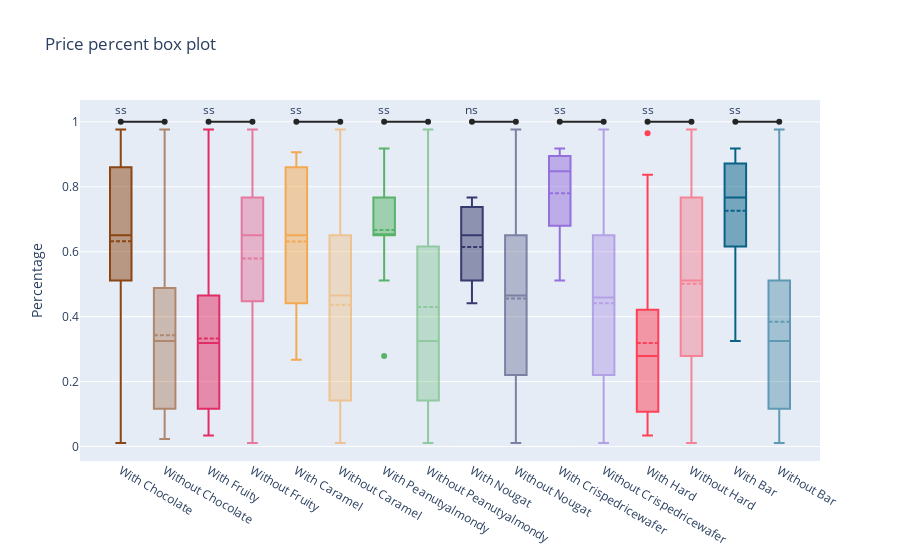

The notebook cell saved with this chart:
### Code cell
def price_ss():
    y = [df[df.chocolate == 1].pricepercent, df[df.chocolate == 0].pricepercent, df[df.fruity == 1].pricepercent, df[df.fruity == 0].pricepercent, df[df.caramel == 1].pricepercent, df[df.caramel == 0].pricepercent,
          df[df.peanutyalmondy == 1].pricepercent, df[df.peanutyalmondy == 0].pricepercent, df[df.nougat == 1].pricepercent, df[df.nougat == 0].pricepercent, df[df.crispedricewafer == 1].pricepercent, df[df.crispedricewafer == 0].pricepercent,
          df[df.hard == 1].pricepercent, df[df.hard == 0].pricepercent, df[df.bar == 1].pricepercent, df[df.bar == 0].pricepercent]
    trace0 = go.Box(
        boxmean=True,
        y=y[0],
        name='With Chocolate',
        marker=dict(
            color='#8b4513'
        )
    )
    trace1 = go.Box(
        boxmean=True,
        y=y[1],
        name='Without Chocolate',
        opacity=0.6,
        marker=dict(
            color='#8b4513'

        )
    )
    trace2 = go.Box(
        boxmean=True,
        y=y[2],
        name='With Fruity',
        marker=dict(
            color='#e42c64'
        )
    )
    trace3 = go.Box(
        boxmean=True,
        y=y[3],
        name='Without Fruity',
        opacity=0.6,
        marker=dict(
            color='#e42c64'
        )
    )
    trace4 = go.Box(
        boxmean=True,
        y=y[4],
        name='With Caramel',
        marker=dict(
            color='#f3a953'
        )
    )
    trace5 = go.Box(
        boxmean=True,
        y=y[5],
        name='Without Caramel',
        opacity=0.6,
        marker=dict(
            color='#f3a953'
        )
    )
    trace6 = go.Box(
        boxmean=True,
        y=y[6],
        name='With Peanutyalmondy',
        marker=dict(
            color='#58b368'
        )
    )
    trace7 = go.Box(
        boxmean=True,
        y=y[7],
        name='Without Peanutyalmondy',
        opacity=0.6,
        marker=dict(
            color='#58b368'
        )
    )
    trace8 = go.Box(
        boxmean=True,
        y=y[8],
        name='With Nougat',
        marker=dict(
            color='#373a6d'
        )
    )
    trace9 = go.Box(
        boxmean=True,
        y=y[9],
        name='Without Nougat',
        opacity=0.6,
        marker=dict(
            color='#373a6d'
        )
    )
    trace10 = go.Box(
        boxmean=True,
        y=y[10],
        name='With Crispedricewafer',
        marker=dict(
            color='#9370db'
        )
    )
    trace11 = go.Box(
        boxmean=True,
        y=y[11],
        name='Without Crispedricewafer',
        opacity=0.6,
        marker=dict(
            color='#9370db'
        )
    )
    trace12 = go.Box(
        boxmean=True,
        y=y[12],
        name='With Hard',
        marker=dict(
            color='#ff4057'
        )
    )
    trace13 = go.Box(
        boxmean=True,
        y=y[13],
        name='Without Hard',
        opacity=0.6,
        marker=dict(
            color='#ff4057'
        )
    )
    trace14 = go.Box(
        boxmean=True,
        y=y[14],
        name='With Bar',
        marker=dict(
            color='#096386'
        )
    )
    trace15 = go.Box(
        boxmean=True,
        y=y[15],
        name='Without Bar',
        opacity=0.6,
        marker=dict(
            color='#096386'
        )
    )
    trace16 = go.Scatter(
        x=['With Chocolate', 'Without Chocolate' ],
        y=[1,1],
        mode='lines+markers+text',
        text=[pricepercent_p_val[0]],
        textposition='top center',
        marker=dict(
            color='#252525'
        )
    )

    trace17 = go.Scatter(
    x=['With Fruity', 'Without Fruity' ],
    y=[1,1],
    mode='lines+markers+text',
    text=[pricepercent_p_val[1]],
    textposition='top center',

    marker=dict(
        color='#252525'
    )
    )
    trace18 = go.Scatter(
        x=['With Caramel', 'Without Caramel' ],
        y=[1,1],
        mode='lines+markers+text',
        text=[pricepercent_p_val[2]],
        textposition='top center',
            marker=dict(
            color='#252525'
        )
    )

    trace19 = go.Scatter(
    x=['With Peanutyalmondy', 'Without Peanutyalmondy' ],
    y=[1,1],
    mode='lines+markers+text',
    text=[pricepercent_p_val[3]],
    textposition='top center',

    marker=dict(
        color='#252525'
    )
    )
    trace20 = go.Scatter(
        x=['With Nougat', 'Without Nougat' ],
        y=[1,1],
        mode='lines+markers+text',
        text=[pricepercent_p_val[4]],
        textposition='top center',
        marker=dict(
            color='#252525'
        )
    )

    trace21 = go.Scatter(
    x=['With Crispedricewafer', 'Without Crispedricewafer' ],
    y=[1,1],
    mode='lines+markers+text',
    text=[pricepercent_p_val[5]],
    textposition='top center',

    marker=dict(
        color='#252525'
    )
    )
    trace22 = go.Scatter(
        x=['With Hard', 'Without Hard' ],
        y=[1,1],
        mode='lines+markers+text',
        text=[pricepercent_p_val[6]],
        textposition='top center',
        marker=dict(
            color='#252525'
        )
    )

    trace23 = go.Scatter(
    x=['With Bar', 'Without Bar' ],
    y=[1,1],
    mode='lines+markers+text',
    text=[pricepercent_p_val[7]],
    textposition='top center',
    marker=dict(
        color='#252525'

    )
    )

    data = [trace0, trace1, trace2, trace3, trace4, trace5, trace6, trace7, trace8, trace9, trace10, trace11, trace12, trace13, trace14, trace15, trace16, trace17, trace18, trace19, trace20, trace21, trace22, trace23]
    layout = go.Layout(
        showlegend=False,
        title='Price percent box plot',
        yaxis=dict(
            title='Percentage',
            zeroline=False

        )    
    )
    fig = go.Figure(data=data, layout=layout)
    return(fig)
py.offline.iplot(price_ss())

### Figure 1 — Plotly figure (JSON) as saved in the notebook; plotly's stock layout.template omitted (floating-point values rounded to 4 significant figures)
{"data": [{"boxmean": true, "marker": {"color": "#8b4513"}, "name": "With Chocolate", "type": "box", "y": [0.86, 0.511, 0.767, 0.767, 0.511, 0.093, 0.918, 0.918, 0.918, 0.511, 0.511, 0.651, 0.651, 0.511, 0.651, 0.441, 0.86, 0.86, 0.918, 0.767, 0.767, 0.651, 0.279, 0.651, 0.651, 0.651, 0.86, 0.081, 0.976, 0.651, 0.651, 0.325, 0.511, 0.011, 0.325, 0.906, 0.848]}, {"boxmean": true, "marker": {"color": "#8b4513"}, "name": "Without Chocolate", "opacity": 0.6, "type": "box", "y": [0.116, 0.511, 0.511, 0.511, 0.325, 0.325, 0.511, 0.325, 0.511, 0.034, 0.034, 0.325, 0.453, 0.465, 0.465, 0.465, 0.465, 0.511, 0.116, 0.104, 0.279, 0.325, 0.325, 0.976, 0.325, 0.767, 0.023, 0.837, 0.116, 0.965, 0.069, 0.279, 0.22, 0.22, 0.116, 0.116, 0.116, 0.22, 0.058, 0.767, 0.325, 0.116, 0.755, 0.255, 0.116, 0.116, 0.313, 0.267]}, {"boxmean": true, "marker": {"color": "#e42c64"}, "name": "With Fruity", "type": "box", "y": [0.511, 0.325, 0.511, 0.325, 0.511, 0.034, 0.034, 0.325, 0.453, 0.465, 0.465, 0.465, 0.511, 0.116, 0.104, 0.279, 0.325, 0.325, 0.976, 0.325, 0.837, 0.116, 0.965, 0.279, 0.22, 0.22, 0.116, 0.116, 0.116, 0.22, 0.058, 0.116, 0.755, 0.325, 0.255, 0.116, 0.116, 0.313]}, {"boxmean": true, "marker": {"color": "#e42c64"}, "name": "Without Fruity", "opacity": 0.6, "type": "box", "y": [0.86, 0.511, 0.116, 0.511, 0.767, 0.767, 0.511, 0.325, 0.511, 0.465, 0.093, 0.918, 0.918, 0.918, 0.511, 0.511, 0.651, 0.651, 0.511, 0.651, 0.441, 0.86, 0.86, 0.918, 0.767, 0.767, 0.767, 0.651, 0.023, 0.279, 0.651, 0.651, 0.651, 0.86, 0.069, 0.081, 0.976, 0.651, 0.651, 0.767, 0.325, 0.511, 0.011, 0.325, 0.906, 0.267, 0.848]}, {"boxmean": true, "marker": {"color": "#f3a953"}, "name": "With Caramel", "type": "box", "y": [0.86, 0.767, 0.325, 0.511, 0.651, 0.441, 0.86, 0.86, 0.651, 0.651, 0.767, 0.325, 0.906, 0.267]}, {"boxmean": true, "marker": {"color": "#f3a953"}, "name": "Without Caramel", "opacity": 0.6, "type": "box", "y": [0.511, 0.116, 0.511, 0.511, 0.767, 0.511, 0.325, 0.511, 0.511, 0.325, 0.511, 0.034, 0.034, 0.325, 0.453, 0.465, 0.465, 0.465, 0.465, 0.093, 0.918, 0.918, 0.918, 0.511, 0.511, 0.511, 0.116, 0.104, 0.279, 0.651, 0.651, 0.325, 0.86, 0.918, 0.325, 0.767, 0.767, 0.976, 0.325, 0.767, 0.651, 0.023, 0.837, 0.116, 0.279, 0.651, 0.651, 0.651, 0.965, 0.069, 0.279, 0.081, 0.22, 0.22, 0.976, 0.116, 0.116, 0.116, 0.22, 0.058, 0.116, 0.755, 0.325, 0.511, 0.011, 0.325, 0.255, 0.116, 0.116, 0.313, 0.848]}, {"boxmean": true, "marker": {"color": "#58b368"}, "name": "With Peanutyalmondy", "type": "box", "y": [0.767, 0.767, 0.511, 0.651, 0.918, 0.767, 0.767, 0.651, 0.279, 0.651, 0.651, 0.651, 0.651, 0.651]}, {"boxmean": true, "marker": {"color": "#58b368"}, "name": "Without Peanutyalmondy", "opacity": 0.6, "type": "box", "y": [0.86, 0.511, 0.116, 0.511, 0.511, 0.325, 0.325, 0.511, 0.511, 0.325, 0.511, 0.034, 0.034, 0.325, 0.453, 0.465, 0.465, 0.465, 0.465, 0.093, 0.918, 0.918, 0.918, 0.511, 0.511, 0.511, 0.116, 0.104, 0.279, 0.651, 0.325, 0.511, 0.651, 0.441, 0.86, 0.86, 0.325, 0.767, 0.976, 0.325, 0.023, 0.837, 0.116, 0.965, 0.86, 0.069, 0.279, 0.081, 0.22, 0.22, 0.976, 0.116, 0.116, 0.116, 0.22, 0.058, 0.767, 0.325, 0.116, 0.755, 0.325, 0.511, 0.011, 0.325, 0.255, 0.906, 0.116, 0.116, 0.313, 0.267, 0.848]}, {"boxmean": true, "marker": {"color": "#373a6d"}, "name": "With Nougat", "type": "box", "y": [0.511, 0.767, 0.511, 0.651, 0.441, 0.767, 0.651]}, {"boxmean": true, "marker": {"color": "#373a6d"}, "name": "Without Nougat", "opacity": 0.6, "type": "box", "y": [0.86, 0.116, 0.511, 0.511, 0.767, 0.511, 0.325, 0.325, 0.511, 0.325, 0.511, 0.034, 0.034, 0.325, 0.453, 0.465, 0.465, 0.465, 0.465, 0.093, 0.918, 0.918, 0.918, 0.511, 0.511, 0.511, 0.116, 0.104, 0.279, 0.651, 0.651, 0.325, 0.511, 0.86, 0.86, 0.918, 0.325, 0.767, 0.767, 0.976, 0.325, 0.651, 0.023, 0.837, 0.116, 0.279, 0.651, 0.651, 0.651, 0.965, 0.86, 0.069, 0.279, 0.081, 0.22, 0.22, 0.976, 0.116, 0.651, 0.116, 0.116, 0.22, 0.058, 0.767, 0.325, 0.116, 0.755, 0.325, 0.511, 0.011, 0.325, 0.255, 0.906, 0.116, 0.116, 0.313, 0.267, 0.848]}, {"boxmean": true, "marker": {"color": "#9370db"}, "name": "With Crispedricewafer", "type": "box", "y": [0.86, 0.918, 0.511, 0.767, 0.651, 0.906, 0.848]}, {"boxmean": true, "marker": {"color": "#9370db"}, "name": "Without Crispedricewafer", "opacity": 0.6, "type": "box", "y": [0.511, 0.116, 0.511, 0.511, 0.767, 0.767, 0.511, 0.325, 0.325, 0.511, 0.511, 0.325, 0.511, 0.034, 0.034, 0.325, 0.453, 0.465, 0.465, 0.465, 0.465, 0.093, 0.918, 0.918, 0.511, 0.511, 0.116, 0.104, 0.279, 0.651, 0.651, 0.325, 0.511, 0.651, 0.441, 0.86, 0.86, 0.918, 0.325, 0.767, 0.976, 0.325, 0.767, 0.651, 0.023, 0.837, 0.116, 0.279, 0.651, 0.651, 0.651, 0.965, 0.86, 0.069, 0.279, 0.081, 0.22, 0.22, 0.976, 0.116, 0.651, 0.116, 0.116, 0.22, 0.058, 0.767, 0.325, 0.116, 0.755, 0.325, 0.511, 0.011, 0.325, 0.255, 0.116, 0.116, 0.313, 0.267]}, {"boxmean": true, "marker": {"color": "#ff4057"}, "name": "With Hard", "type": "box", "y": [0.034, 0.325, 0.453, 0.511, 0.104, 0.325, 0.837, 0.965, 0.069, 0.279, 0.116, 0.058, 0.325, 0.116, 0.267]}, {"boxmean": true, "marker": {"color": "#ff4057"}, "name": "Without Hard", "opacity": 0.6, "type": "box", "y": [0.86, 0.511, 0.116, 0.511, 0.511, 0.767, 0.767, 0.511, 0.325, 0.325, 0.511, 0.511, 0.325, 0.511, 0.034, 0.465, 0.465, 0.465, 0.465, 0.093, 0.918, 0.918, 0.918, 0.511, 0.511, 0.116, 0.279, 0.651, 0.651, 0.325, 0.511, 0.651, 0.441, 0.86, 0.86, 0.918, 0.767, 0.767, 0.976, 0.325, 0.767, 0.651, 0.023, 0.116, 0.279, 0.651, 0.651, 0.651, 0.86, 0.081, 0.22, 0.22, 0.976, 0.651, 0.651, 0.116, 0.116, 0.22, 0.767, 0.325, 0.116, 0.755, 0.511, 0.011, 0.325, 0.255, 0.906, 0.116, 0.313, 0.848]}, {"boxmean": true, "marker": {"color": "#096386"}, "name": "With Bar", "type": "box", "y": [0.86, 0.511, 0.767, 0.767, 0.511, 0.918, 0.918, 0.918, 0.511, 0.651, 0.441, 0.86, 0.86, 0.918, 0.767, 0.767, 0.767, 0.651, 0.651, 0.325, 0.906]}, {"boxmean": true, "marker": {"color": "#096386"}, "name": "Without Bar", "opacity": 0.6, "type": "box", "y": [0.116, 0.511, 0.511, 0.511, 0.325, 0.325, 0.511, 0.325, 0.511, 0.034, 0.034, 0.325, 0.453, 0.465, 0.465, 0.465, 0.465, 0.093, 0.511, 0.511, 0.116, 0.104, 0.279, 0.651, 0.651, 0.325, 0.511, 0.325, 0.976, 0.325, 0.651, 0.023, 0.837, 0.116, 0.279, 0.651, 0.651, 0.651, 0.965, 0.86, 0.069, 0.279, 0.081, 0.22, 0.22, 0.976, 0.116, 0.116, 0.116, 0.22, 0.058, 0.767, 0.325, 0.116, 0.755, 0.325, 0.511, 0.011, 0.255, 0.116, 0.116, 0.313, 0.267, 0.848]}, {"marker": {"color": "#252525"}, "mode": "lines+markers+text", "text": ["ss"], "textposition": "top center", "type": "scatter", "x": ["With Chocolate", "Without Chocolate"], "y": [1, 1]}, {"marker": {"color": "#252525"}, "mode": "lines+markers+text", "text": ["ss"], "textposition": "top center", "type": "scatter", "x": ["With Fruity", "Without Fruity"], "y": [1, 1]}, {"marker": {"color": "#252525"}, "mode": "lines+markers+text", "text": ["ss"], "textposition": "top center", "type": "scatter", "x": ["With Caramel", "Without Caramel"], "y": [1, 1]}, {"marker": {"color": "#252525"}, "mode": "lines+markers+text", "text": ["ss"], "textposition": "top center", "type": "scatter", "x": ["With Peanutyalmondy", "Without Peanutyalmondy"], "y": [1, 1]}, {"marker": {"color": "#252525"}, "mode": "lines+markers+text", "text": ["ns"], "textposition": "top center", "type": "scatter", "x": ["With Nougat", "Without Nougat"], "y": [1, 1]}, {"marker": {"color": "#252525"}, "mode": "lines+markers+text", "text": ["ss"], "textposition": "top center", "type": "scatter", "x": ["With Crispedricewafer", "Without Crispedricewafer"], "y": [1, 1]}, {"marker": {"color": "#252525"}, "mode": "lines+markers+text", "text": ["ss"], "textposition": "top center", "type": "scatter", "x": ["With Hard", "Without Hard"], "y": [1, 1]}, {"marker": {"color": "#252525"}, "mode": "lines+markers+text", "text": ["ss"], "textposition": "top center", "type": "scatter", "x": ["With Bar", "Without Bar"], "y": [1, 1]}], "layout": {"showlegend": false, "title": {"text": "Price percent box plot"}, "yaxis": {"title": {"text": "Percentage"}, "zeroline": false}}}
